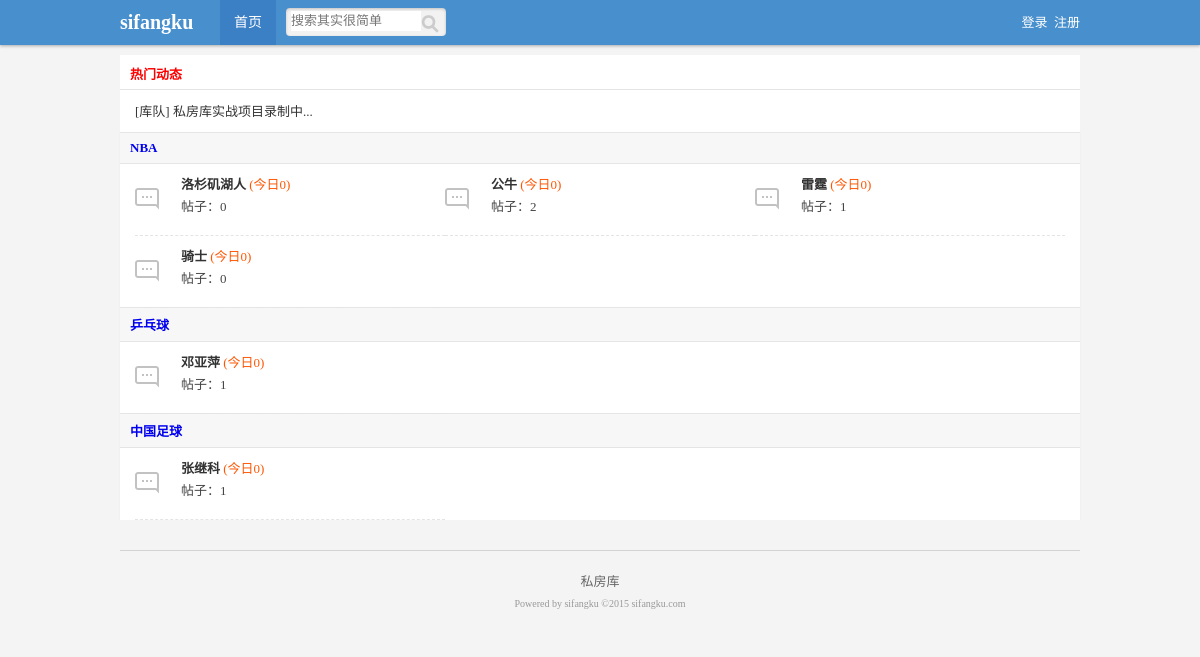
The page / on the database its author committed.
### tables this page shows
CREATE TABLE IF NOT EXISTS `sfk_father_module` (
  `id` int(10) unsigned NOT NULL AUTO_INCREMENT,
  `module_name` varchar(66) NOT NULL,
  `sort` int(11) NOT NULL DEFAULT '0',
  PRIMARY KEY (`id`)
);

CREATE TABLE IF NOT EXISTS `sfk_son_module` (
  `id` int(255) unsigned NOT NULL AUTO_INCREMENT,
  `father_module_id` int(10) unsigned NOT NULL DEFAULT '1',
  `module_name` varchar(66) DEFAULT NULL,
  `info` varchar(255) DEFAULT NULL,
  `member_id` int(10) unsigned DEFAULT '0',
  `sort` int(10) unsigned DEFAULT '0',
  PRIMARY KEY (`id`)
);

### inc/mysql.inc.php (called while the page is built, shortened)
<?php
function execute($link,$query){
    $result=mysqli_query($link,$query);
    return $result;
}
function num($link,$sql_count){
    $result=execute($link,$sql_count);
    $count=mysqli_fetch_row($result);
    return $count[0];
}
?>

### index.php (the view, shortened to what this page needs)
<?php
include_once 'inc/mysql.inc.php';
$link=connect();
?>
<?php include 'inc/header.inc.php'?>
    <div id="hot" class="auto">
        <div class="title">热门动态</div>
        <ul class="newlist">
            <li><a href="#">[库队]</a> <a href="#">私房库实战项目录制中...</a></li>
        </ul>
    </div>
<?php
    $query="select * from sfk_father_module order by sort desc";
    $result_father=execute($link,$query);
    while($data_father=mysqli_fetch_assoc($result_father)){
?>
        <div class="box auto">
            <div class="title">
                <a href="list_father.php?id=<?php echo $data_father['id'];?>"><?php echo $data_father['module_name']?></a>
            </div>
            <div class="classList">
                <?php
                    $query="select * from sfk_son_module where father_module_id={$data_father['id']}";
                    $result_son=execute($link,$query);
                    if(mysqli_num_rows($result_son)){
                        while($data_son=mysqli_fetch_assoc($result_son)){
                            $query="select count(*) from sfk_content where module_id={$data_son['id']} and time > CURDATE()";
                            $count_today=num($link,$query);
                            $query="select count(*) from sfk_content where module_id={$data_son['id']}";
                            $count_all=num($link,$query);
                            $str=<<<A
            <div class="childBox old">
                <h2><a href="list_son.php?id={$data_son['id']}">{$data_son['module_name']}</a> <span>(今日{$count_today})</span></h2>
                帖子：{$count_all}<br />
            </div>
A;
                            echo $str;
                        }
                    }else{
                        echo '<div style="padding:10px 0;">暂无子版块...</div>';
                    }
                ?>
            </div>
        </div>
<?php }?>
<?php include 'inc/footer.inc.php'?>

### style/public.css (style rules this page uses)
body,div,ul,ol,li,dl,dt,dd,h1,h2,h3,h4,h5,h6,form,input,textarea,p { margin:0px; padding:0px; font-size:13px; font-family:Tahoma; }
ul { list-style:none; }
a { text-decoration:none; }
body { background:#f4f4f4; color:#333; }
.auto { width:960px; margin:0 auto; }

### style/index.css (style rules this page uses)
#hot { margin-top:10px; background:#fff; padding:0 0 10px 0; }
#hot .title { height:34px; color:#ff0000; font-weight:bold; border-bottom:1px solid #e4e4e4; line-height:40px; text-indent:10px; margin:0 0 10px 0; }
#hot .newlist li { width:480px; float:left; text-indent:15px; line-height:23px; }
#hot .newlist li a { color:#333; }
.box { border-left:1px solid #f1f1f1; border-right:1px solid #f1f1f1; margin-top:-1px; }
.box .title { background:#f7f7f7; border-top:1px solid #e5e5e5; border-bottom:1px solid #e5e5e5; padding:7px 10px; color:#105cb6; font-weight:bold; }
.box .classList { background:#ffffff; padding:0 15px; }
.box .classList .childBox { width:264px; height:51px; padding:10px 0 10px 46px; border-bottom:1px dashed #e4e4e4; float:left; background:pink; color:#444444; }
.box .classList .childBox h2 { padding-bottom:3px; }
.box .classList .childBox h2 a { color:#333; font-weight:bold; }
.box .classList .childBox h2 span { color:#ff5500; font-weight:normal; }
.box .classList .old { background:url(old.gif) 0px center no-repeat; }

### rows shown on the page
sfk_father_module: module_name "NBA"
sfk_son_module: module_name "洛杉矶湖人", count_today "0", count_all "0"
sfk_son_module: module_name "公牛", count_today "0", count_all "2"
sfk_son_module: module_name "雷霆", count_today "0", count_all "1"
sfk_son_module: module_name "骑士", count_today "0", count_all "0"
sfk_father_module: module_name "乒乓球"
sfk_son_module: module_name "邓亚萍", count_today "0", count_all "1"
sfk_father_module: module_name "中国足球"
sfk_son_module: module_name "张继科", count_today "0", count_all "1"
